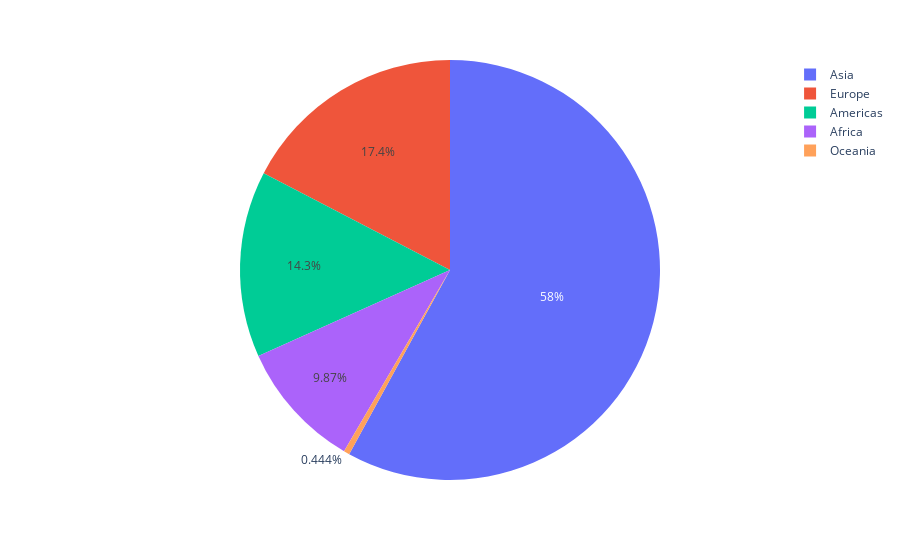

The code cell stored with this chart in its notebook:
### Code cell
px.pie(gap[gap['year']== 1952],
      names='continent',
      values='pop'
      )

### Figure 1 — Plotly figure (JSON) as saved in the notebook; plotly's stock layout.template omitted (floating-point values rounded to 4 significant figures; data arrays with more than 128 entries replaced by an {"elided": "..."} marker saying what was removed)
{"data": [{"domain": {"x": [0, 1], "y": [0, 1]}, "hovertemplate": "continent=%{label}<br>pop=%{value}<extra></extra>", "labels": {"elided": "142 str values"}, "legendgroup": "", "name": "", "showlegend": true, "type": "pie", "values": {"elided": "142 int values"}}], "layout": {"legend": {"tracegroupgap": 0}, "margin": {"t": 60}}}
